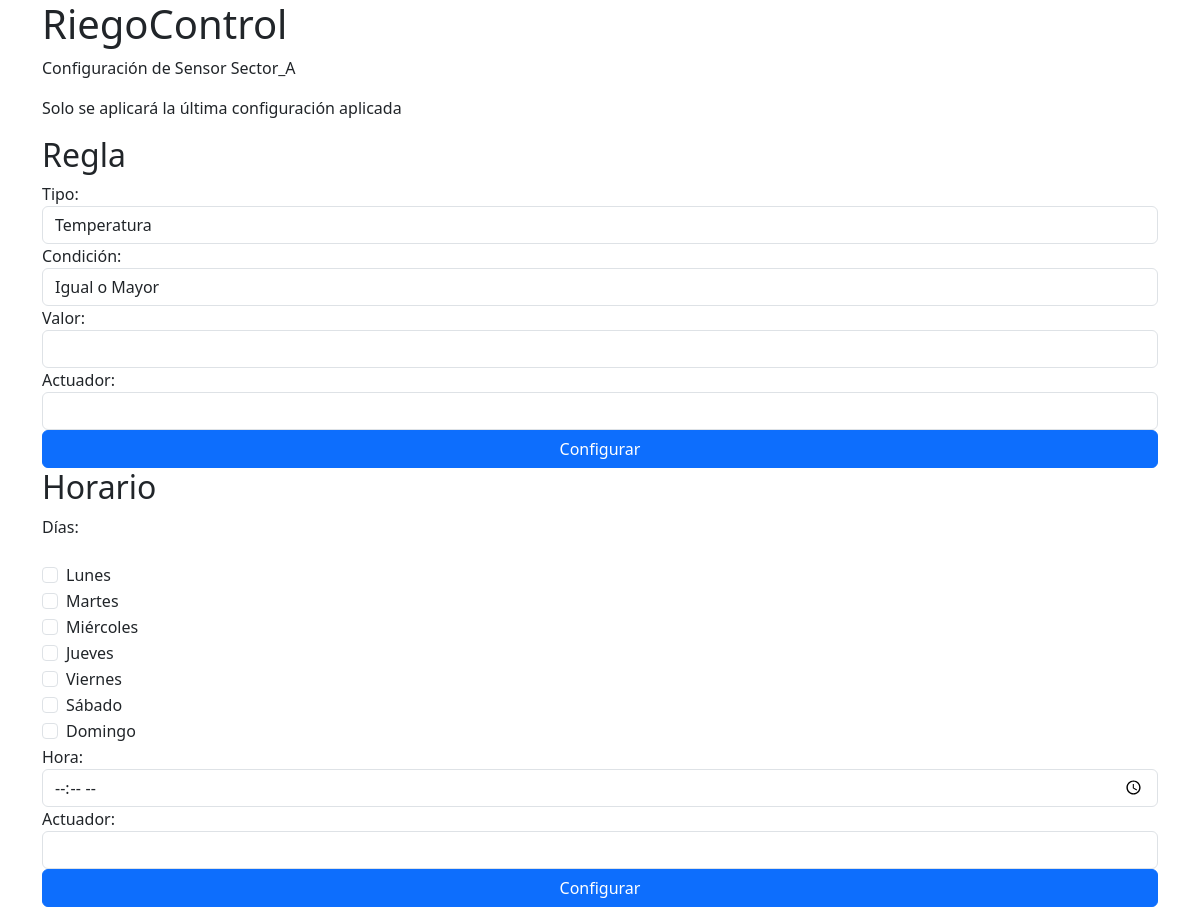
The app's page /config/1/, older data.
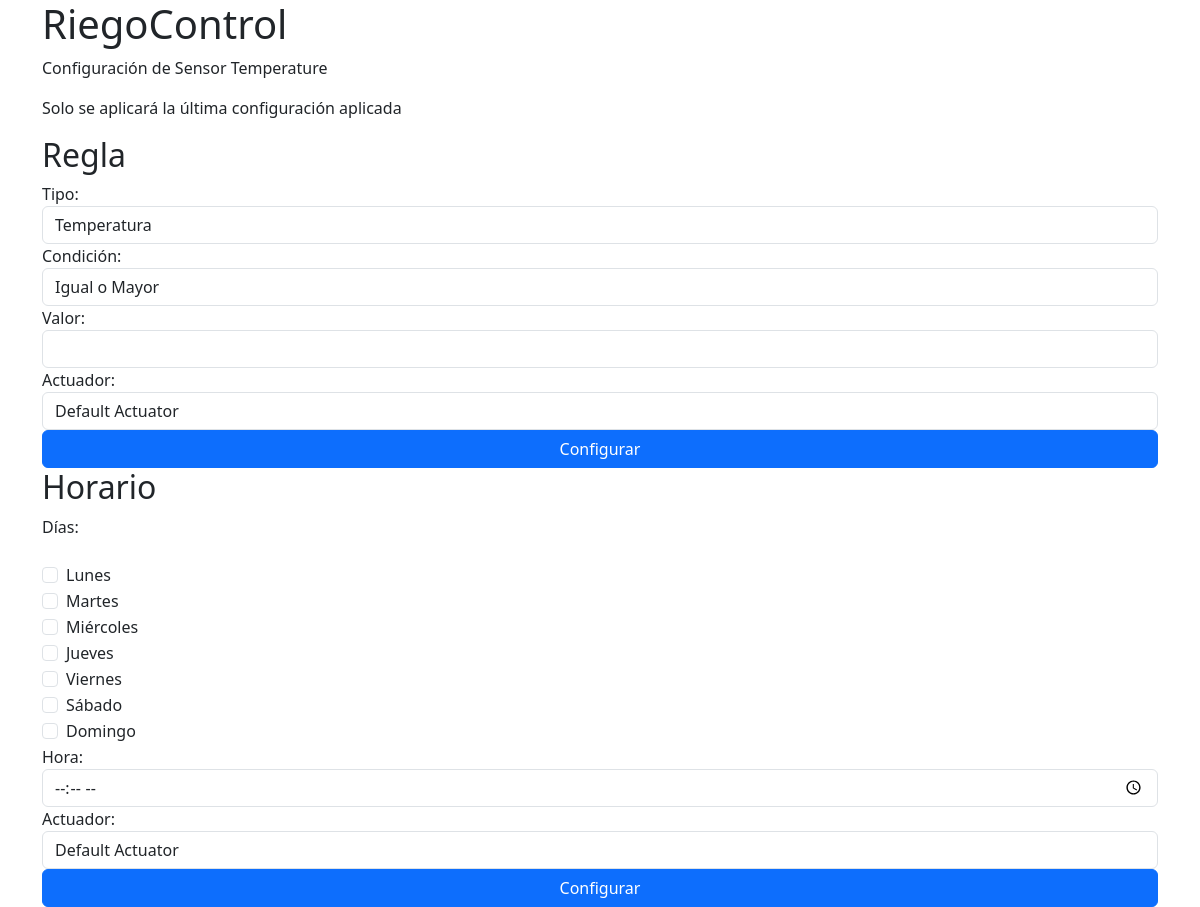
The same page, newer data.
### sensors/models.py (models this page shows, shortened)
class Sensor(models.Model):
    name = models.CharField(max_length = 255, unique = True)
    types = models.CharField(max_length = 255)
    change_pendig = models.BooleanField(default = False)

### sensors/views.py (the view)
# urls.py: path('config/<int:sensor_id>/', views.sensors_conf, name='config'),
def sensors_conf(request, sensor_id):
    sensor = Sensor.objects.get(id=sensor_id)
    actuators = Actuator.objects.all()
    context = {
        'sensor': sensor,
        "actuators": actuators
    }
    template = loader.get_template("sensor_config.html")
    print(f'{sensor.name}')
    return HttpResponse(template.render(context, request))

### templates/sensor_config.html (shortened to what the changed rows need)
<!DOCTYPE html>
<html lang="en">
<head>
    {% load bootstrap5 %}
    {% bootstrap_css %}
</head>
<body>
    <div class="container">
        <h1>RiegoControl</h1>
        <p>Configuración de Sensor {{ sensor.name }}</p>
        <p>Solo se aplicará la última configuración aplicada</p>
        <h2>Regla</h2>
        <form method="POST" action="{% url 'config/rule' sensor_id=sensor.id %}">
            <div class="form-group d-grid">
                <label for="tipo">Tipo:</label>
                <select id="tipo" name="tipo" class="form-control">
                    <option value="0">Temperatura</option>
                </select>
                <label for="condicion">Condición:</label>
                <select id="condicion" name="condicion" class="form-control">
                    <option value="0">Igual o Mayor</option>
                </select>
                <label for="valor">Valor:</label>
                <input type="text" id="valor" name="valor" class="form-control" required>
                <label for="actuator">Actuador:</label>
                <select id="actuator" name="actuator" class="form-control">
                    {% for actuator in actuators %}
                        <option value="{{ actuator.id }}">{{ actuator.name }}</option>
                    {% endfor %}
                </select>
                <button type="submit" class="btn btn-primary btn-block">Configurar</button>
            </div>
        </form>
        <h2>Horario</h2>
        <form method="POST" action="{% url 'config/schedule' sensor_id=sensor.id %}">
            <div class="form-group d-grid">
                <label for="dias">Días:</label><br>
                <div class="form-group">
                    <label for="actuator">Actuador:</label>
                    <select id="actuator" name="actuator" class="form-control">
                        {% for actuator in actuators %}
                            <option value="{{ actuator.id }}">{{ actuator.name }}</option>
                        {% endfor %}
                    </select>
                </div>
            </div>
        </form>
    </div>
</body>
</html>

Row changes from the older to the newer data that the page shows:
changed Sensor: name "Sector_A" → "Temperature"
Text that changed along with them:
form field actuator: (not shown) → "Default Actuator"
